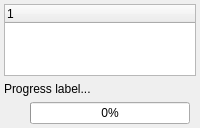
        <widget class="QWidget" name="tab_2">
         <attribute name="title">
          <string>Output</string>
         </attribute>
         <layout class="QGridLayout" name="gridLayout_15">
          <property name="leftMargin">
           <number>4</number>
          </property>
          <property name="topMargin">
           <number>4</number>
          </property>
          <property name="rightMargin">
           <number>4</number>
          </property>
          <property name="bottomMargin">
           <number>4</number>
          </property>
          <item row="1" column="0">
           <widget class="QWidget" name="progress_wgt" native="true">
            <property name="sizePolicy">
             <sizepolicy hsizetype="Preferred" vsizetype="Preferred">
              <horstretch>0</horstretch>
              <verstretch>0</verstretch>
             </sizepolicy>
            </property>
            <property name="maximumSize">
             <size>
              <width>16777215</width>
              <height>65</height>
             </size>
            </property>
            <layout class="QGridLayout" name="gridLayout_12">
             <property name="leftMargin">
              <number>0</number>
             </property>
             <property name="topMargin">
              <number>0</number>
             </property>
             <property name="rightMargin">
              <number>0</number>
             </property>
             <property name="bottomMargin">
              <number>0</number>
             </property>
             <property name="verticalSpacing">
              <number>6</number>
             </property>
             <item row="1" column="0">
              <widget class="QLabel" name="ico_lbl">
               <property name="sizePolicy">
                <sizepolicy hsizetype="Fixed" vsizetype="Fixed">
                 <horstretch>0</horstretch>
                 <verstretch>0</verstretch>
                </sizepolicy>
               </property>
               <property name="minimumSize">
                <size>
                 <width>20</width>
                 <height>20</height>
                </size>
               </property>
               <property name="maximumSize">
                <size>
                 <width>20</width>
                 <height>20</height>
                </size>
               </property>
               <property name="text">
                <string/>
               </property>
               <property name="scaledContents">
                <bool>true</bool>
               </property>
              </widget>
             </item>
             <item row="1" column="1">
              <widget class="QProgressBar" name="progress_pb">
               <property name="value">
                <number>0</number>
               </property>
              </widget>
             </item>
             <item row="0" column="0" colspan="3">
              <widget class="QLabel" name="progress_lbl">
               <property name="sizePolicy">
                <sizepolicy hsizetype="Preferred" vsizetype="Fixed">
                 <horstretch>0</horstretch>
                 <verstretch>0</verstretch>
                </sizepolicy>
               </property>
               <property name="text">
                <string>Progress label...</string>
               </property>
              </widget>
             </item>
            </layout>
           </widget>
          </item>
          <item row="0" column="0">
           <widget class="QTreeWidget" name="output_trw">
            <property name="sizePolicy">
             <sizepolicy hsizetype="Expanding" vsizetype="Expanding">
              <horstretch>0</horstretch>
              <verstretch>0</verstretch>
             </sizepolicy>
            </property>
            <property name="horizontalScrollBarPolicy">
             <enum>Qt::ScrollBarAsNeeded</enum>
            </property>
            <property name="sizeAdjustPolicy">
             <enum>QAbstractScrollArea::AdjustToContents</enum>
            </property>
            <property name="editTriggers">
             <set>QAbstractItemView::DoubleClicked|QAbstractItemView::EditKeyPressed</set>
            </property>
            <property name="alternatingRowColors">
             <bool>true</bool>
            </property>
            <property name="selectionMode">
             <enum>QAbstractItemView::SingleSelection</enum>
            </property>
            <property name="iconSize">
             <size>
              <width>18</width>
              <height>18</height>
             </size>
            </property>
            <property name="indentation">
             <number>20</number>
            </property>
            <property name="uniformRowHeights">
             <bool>true</bool>
            </property>
            <property name="wordWrap">
             <bool>false</bool>
            </property>
            <column>
             <property name="text">
              <string/>
             </property>
            </column>
           </widget>
          </item>
         </layout>
        </widget>
